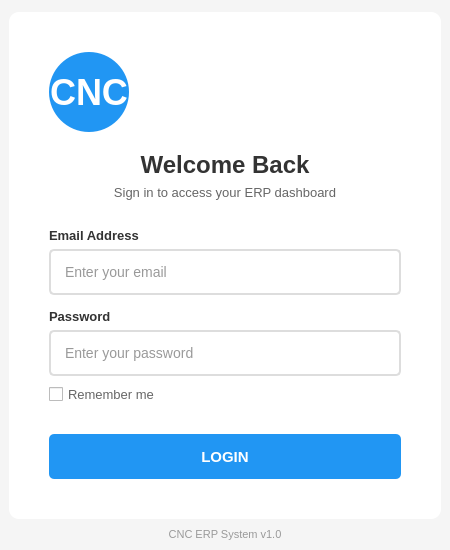
<?xml version="1.0" encoding="UTF-8"?>
<ui version="4.0">
 <class>LoginWindow</class>
 <widget class="QMainWindow" name="LoginWindow">
  <property name="geometry">
   <rect>
    <x>0</x>
    <y>0</y>
    <width>450</width>
    <height>550</height>
   </rect>
  </property>
  <property name="minimumSize">
   <size>
    <width>450</width>
    <height>550</height>
   </size>
  </property>
  <property name="maximumSize">
   <size>
    <width>450</width>
    <height>550</height>
   </size>
  </property>
  <property name="windowTitle">
   <string>CNC ERP - Login</string>
  </property>
  <property name="styleSheet">
   <string notr="true">QMainWindow {
    background-color: #f5f5f5;
}

QLineEdit {
    padding: 12px;
    border: 2px solid #ddd;
    border-radius: 5px;
    font-size: 14px;
    background-color: white;
    color: #333;
}

QLineEdit:focus {
    border: 2px solid #2196F3;
}

QPushButton#btnLogin {
    background-color: #2196F3;
    color: white;
    padding: 12px;
    border: none;
    border-radius: 5px;
    font-size: 15px;
    font-weight: bold;
}

QPushButton#btnLogin:hover {
    background-color: #1976D2;
}

QPushButton#btnLogin:pressed {
    background-color: #0D47A1;
}

QLabel#lblTitle {
    color: #333;
    font-size: 24px;
    font-weight: bold;
}

QLabel#lblSubtitle {
    color: #666;
    font-size: 13px;
}

QLabel#lblError {
    color: #f44336;
    font-size: 12px;
}

QCheckBox {
    color: #666;
    font-size: 13px;
}</string>
  </property>
  <widget class="QWidget" name="centralwidget">
   <layout class="QVBoxLayout" name="verticalLayout">
    <item>
     <spacer name="verticalSpacer_top">
      <property name="orientation">
       <enum>Qt::Vertical</enum>
      </property>
      <property name="sizeHint" stdset="0">
       <size>
        <width>20</width>
        <height>40</height>
       </size>
      </property>
     </spacer>
    </item>
    <item>
     <widget class="QWidget" name="loginContainer" native="true">
      <property name="styleSheet">
       <string notr="true">QWidget#loginContainer {
    background-color: white;
    border-radius: 10px;
}</string>
      </property>
      <layout class="QVBoxLayout" name="verticalLayout_2">
       <property name="leftMargin">
        <number>40</number>
       </property>
       <property name="topMargin">
        <number>40</number>
       </property>
       <property name="rightMargin">
        <number>40</number>
       </property>
       <property name="bottomMargin">
        <number>40</number>
       </property>
       <item>
        <widget class="QLabel" name="lblLogo">
         <property name="minimumSize">
          <size>
           <width>80</width>
           <height>80</height>
          </size>
         </property>
         <property name="maximumSize">
          <size>
           <width>80</width>
           <height>80</height>
          </size>
         </property>
         <property name="styleSheet">
          <string notr="true">QLabel {
    background-color: #2196F3;
    border-radius: 40px;
    color: white;
    font-size: 36px;
    font-weight: bold;
}</string>
         </property>
         <property name="text">
          <string>CNC</string>
         </property>
         <property name="alignment">
          <set>Qt::AlignCenter</set>
         </property>
        </widget>
       </item>
       <item>
        <spacer name="verticalSpacer_logo">
         <property name="orientation">
          <enum>Qt::Vertical</enum>
         </property>
         <property name="sizeHint" stdset="0">
          <size>
           <width>20</width>
           <height>20</height>
          </size>
         </property>
        </spacer>
       </item>
       <item>
        <widget class="QLabel" name="lblTitle">
         <property name="text">
          <string>Welcome Back</string>
         </property>
         <property name="alignment">
          <set>Qt::AlignCenter</set>
         </property>
        </widget>
       </item>
       <item>
        <widget class="QLabel" name="lblSubtitle">
         <property name="text">
          <string>Sign in to access your ERP dashboard</string>
         </property>
         <property name="alignment">
          <set>Qt::AlignCenter</set>
         </property>
        </widget>
       </item>
       <item>
        <spacer name="verticalSpacer_title">
         <property name="orientation">
          <enum>Qt::Vertical</enum>
         </property>
         <property name="sizeHint" stdset="0">
          <size>
           <width>20</width>
           <height>30</height>
          </size>
         </property>
        </spacer>
       </item>
       <item>
        <widget class="QLabel" name="lblEmail">
         <property name="text">
          <string>Email Address</string>
         </property>
         <property name="styleSheet">
          <string notr="true">color: #333; font-size: 13px; font-weight: bold;</string>
         </property>
        </widget>
       </item>
       <item>
        <widget class="QLineEdit" name="txtEmail">
         <property name="placeholderText">
          <string>Enter your email</string>
         </property>
        </widget>
       </item>
       <item>
        <spacer name="verticalSpacer_email">
         <property name="orientation">
          <enum>Qt::Vertical</enum>
         </property>
         <property name="sizeHint" stdset="0">
          <size>
           <width>20</width>
           <height>15</height>
          </size>
         </property>
        </spacer>
       </item>
       <item>
        <widget class="QLabel" name="lblPassword">
         <property name="text">
          <string>Password</string>
         </property>
         <property name="styleSheet">
          <string notr="true">color: #333; font-size: 13px; font-weight: bold;</string>
         </property>
        </widget>
       </item>
       <item>
        <widget class="QLineEdit" name="txtPassword">
         <property name="echoMode">
          <enum>QLineEdit::Password</enum>
         </property>
         <property name="placeholderText">
          <string>Enter your password</string>
         </property>
        </widget>
       </item>
       <item>
        <spacer name="verticalSpacer_password">
         <property name="orientation">
          <enum>Qt::Vertical</enum>
         </property>
         <property name="sizeHint" stdset="0">
          <size>
           <width>20</width>
           <height>10</height>
          </size>
         </property>
        </spacer>
       </item>
       <item>
        <widget class="QCheckBox" name="chkRememberMe">
         <property name="text">
          <string>Remember me</string>
         </property>
        </widget>
       </item>
       <item>
        <spacer name="verticalSpacer_remember">
         <property name="orientation">
          <enum>Qt::Vertical</enum>
         </property>
         <property name="sizeHint" stdset="0">
          <size>
           <width>20</width>
           <height>10</height>
          </size>
         </property>
        </spacer>
       </item>
       <item>
        <widget class="QLabel" name="lblError">
         <property name="text">
          <string/>
         </property>
         <property name="alignment">
          <set>Qt::AlignCenter</set>
         </property>
         <property name="wordWrap">
          <bool>true</bool>
         </property>
        </widget>
       </item>
       <item>
        <widget class="QPushButton" name="btnLogin">
         <property name="minimumSize">
          <size>
           <width>0</width>
           <height>45</height>
          </size>
         </property>
         <property name="cursor">
          <cursorShape>PointingHandCursor</cursorShape>
         </property>
         <property name="text">
          <string>LOGIN</string>
         </property>
        </widget>
       </item>
      </layout>
     </widget>
    </item>
    <item>
     <spacer name="verticalSpacer_bottom">
      <property name="orientation">
       <enum>Qt::Vertical</enum>
      </property>
      <property name="sizeHint" stdset="0">
       <size>
        <width>20</width>
        <height>40</height>
       </size>
      </property>
     </spacer>
    </item>
    <item>
     <widget class="QLabel" name="lblVersion">
      <property name="text">
       <string>CNC ERP System v1.0</string>
      </property>
      <property name="styleSheet">
       <string notr="true">color: #999; font-size: 11px;</string>
      </property>
      <property name="alignment">
       <set>Qt::AlignCenter</set>
      </property>
     </widget>
    </item>
   </layout>
  </widget>
 </widget>
 <resources/>
 <connections/>
</ui>
